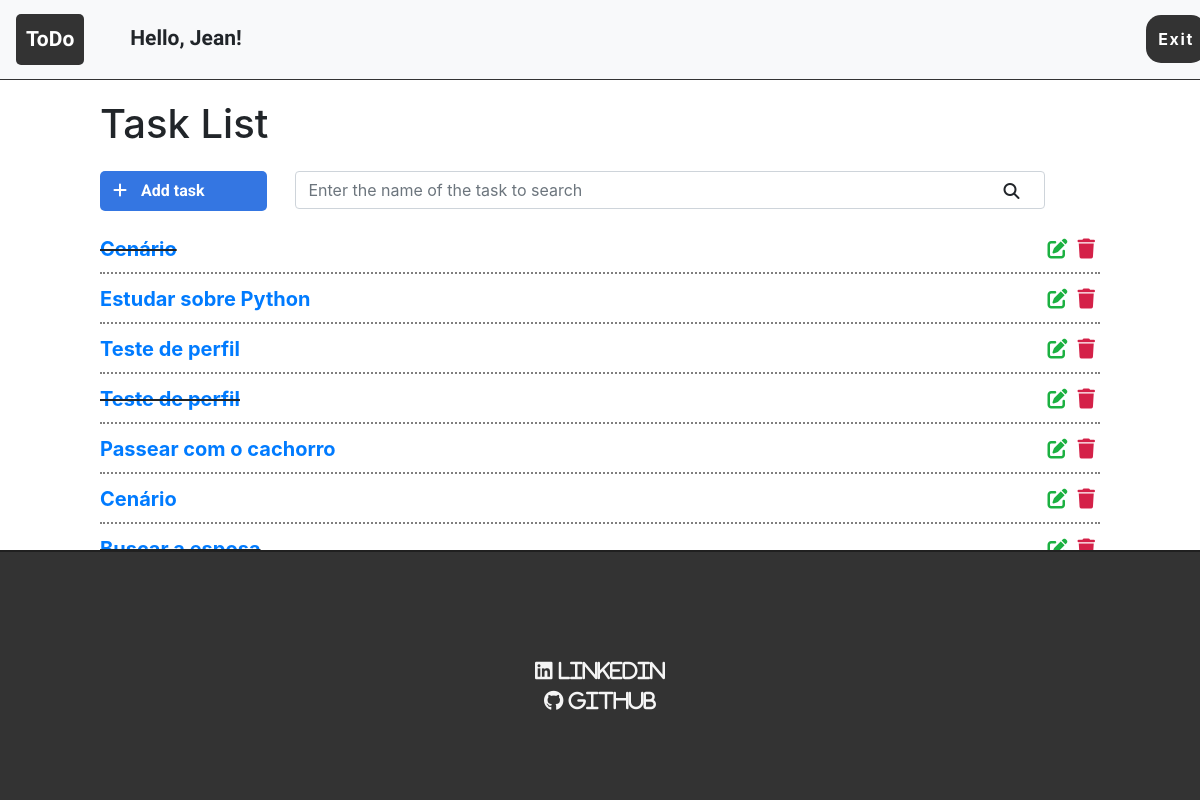
Screenshot of / (signed in) with the database file from the repository.
### base/models.py (models this page shows, shortened)
class Task(models.Model):
    user = models.ForeignKey(User, on_delete= models.CASCADE, null= True, blank= True)
    title = models.CharField(max_length= 200)
    description = models.TextField(null= True, blank= True)
    complete = models.BooleanField(default= False)
    created_at = models.DateTimeField(auto_now_add= True)
    class Meta:
        ordering = ['complete']

### base/views.py (the view)
# urls.py: path('', views.paginator, name='task-list'),
def paginator(request):
    tasks_list = Task.objects.all().order_by('-created_at').filter(user=request.user)
    paginator = Paginator(tasks_list, 8)
    page = request.GET.get('page')
    tasks = paginator.get_page(page)
    return render(request, "base/task_list.html", {'tasks' : tasks})

### base/templates/base/task_list.html (shortened to what this page needs)
{% extends 'base.html' %}
{% block content %}
<div class="offset-1 col-10 list-div">
    <h1>Task List</h1>
    <a id= "add-link" href= "{% url 'task-create' %}">
        <div class="col-2 add-div">
            <i class="fas fa-plus"></i> Add task
        </div>
    </a>
    <div class="col-9 search-div">
        <form method="GET" id="search-form">
            <input class="form-control" type="text" id="search" name="search" placeholder="Enter the name of the task to search" value="{{ search_input }}">
            <i class="fas fa-search" id="search-btn"></i>
        </form>
    </div>
    <ul class="task-list">
        {% for task in tasks %}
        <li class="task-item">
            {% if task.complete %}
            <span><s><a href="task/{{ task.id }}">{{ task.title }}</a></s></span>
            {% else %}
            <span><a href="task/{{ task.id }}">{{ task.title }}</a></span>
            {% endif %}
            <a href="deletetask/{{ task.id }}"><span><i class="fas fa-trash"></i></span></a>
            <a href="task-update/{{ task.id }}/"><span><i class="fas fa-edit"></i></span></a>
        </li>
        {% endfor %}
    </ul>
    <div class="pagination">
        <span class="step-links">
            {% if tasks.paginator.num_pages %}
            <span class="current">
            </span>
            {% endif %}
            {% if tasks.has_next %}
                <a href="?page={{ tasks.next_page_number }}"></a>
            {% endif %}
        </span>
    </div>
</div>
{% endblock %}

### base/templates/base.html (shortened to what this page needs)
{% load static %}
<!DOCTYPE html>
<html lang="pt-br">
<head>
    <link rel="stylesheet" href="https://cdn.jsdelivr.net/npm/bootstrap@4.6.0/dist/css/bootstrap.min.css">
    <link rel="stylesheet" href="{% static 'css/style.css' %}">
</head>
<body>
    <div class="container-fluid">
        <nav class="navbar navbar-expand-lg navbar-light bg-light">
        <div class="container-fluid">
            <a id="todo" class="navbar-brand" href="/">ToDo</a>
            {% if user.is_authenticated %}
            <div class="header-bar">
                <p>Hello, {{ request.user|title }}!<p>
            </div>
            {% endif %}
            <div class="collapse navbar-collapse" id="navbarSupportedContent">
                <ul class="navbar-nav me-auto mb-2 mb-lg-0">
                    {% if user.is_authenticated %}
                    <li class="nav-item">
                        <a class="nav-link" href="{% url 'logout' %}">Exit</a>
                    </li>
                    {% endif %}
                </ul>
            </div>
        </div>
        </nav>
        {% block content %}
        {% endblock %}
        <footer>
            <a href="https://www.linkedin.com/in/jo%C3%A3o-victor-paes-barreto-17803518b/">
                <div class="linkedin">
                    <i class="fab fa-linkedin"> Linkedin</i>
            </div></a>
            <a href="https://github.com/Joao-paes-oficial">
                <div class="github">
                    <i class="fab fa-github"> GitHub</i>
                </div></a>
        </footer>
    </div>
</body>
</html>

### base/static/css/style.css (style rules this page uses)
.container-fluid { padding: 0; }
.navbar { border-bottom: 1px solid #333; margin-bottom: 20px; }
.navbar-nav { margin-left: 96%; background-color: #333; border-radius: 15px; padding: 4px; }
.navbar-brand { font-weight: bold; font-family: 'Goblin One', cursive; border-radius: 5px; font-size: 21px; padding: 10px; }
#todo { color: #FFF; background-color: #333; }
.header-bar { font-family: 'Goblin One', cursive; font-weight: bold; font-size: 21px; padding-top: 15px; padding-left: 30px; }
.navbar-light .navbar-nav a.nav-link { color: #FFF; letter-spacing: 1.6px; font-weight: bold; }
#add-link { text-decoration: none; }
.add-div { background-color: #3476e2; cursor: pointer; display: inline-block; color: #FFF; padding: 8px; border-radius: 5px; margin-right: 25px; font-family: 'Roboto', sans-serif; }
.fas.fa-plus { color: #FFF; margin-right: 10px; margin-left: 5px; }
.fas.fa-search { position: absolute; top: 12px; right: 26px; cursor: pointer; }
.search-div { padding: 0; margin-top: 15px; margin-bottom: 15px; display: inline-block; }
.list-div { padding: 0; font-weight: bold; }
.task-list { padding-left: 0; }
.task-item { list-style: none; font-size: 20px; height: 50px; padding-top: 10px; border-bottom: 2px dotted rgb(128, 127, 127); }
.fas.fa-trash, .fas.fa-edit { cursor: pointer; margin: 5px; font-size: 20px; float: right; }
.fas.fa-trash { color: #d42148; }
.fas.fa-edit { color: #1cb141; }
footer { background-color: #333; height: 250px; width: 100%; border-top: 2px solid #202020; position: absolute; bottom: 0; }
.linkedin { color: #f5f5f5; text-align: center; top: 42%; position: relative; text-decoration: none; font-size: 20px; }
.github { color: #f5f5f5; text-align: center; top: 42%; position: relative; text-decoration: none; font-size: 20px; }
.pagination { margin-bottom: 20px; }
.step-links { position: relative; margin-left: auto; margin-right: auto; }
.step-links .current { margin-left: 5px; margin-right: 5px; }

### rows the page displays
Task: title "Cenário"
Task: title "Estudar sobre Python"
Task: title "Teste de perfil"
Task: title "Teste de perfil"
Task: title "Passear com o cachorro"
Task: title "Cenário"
Task: title "Buscar a esposa"

### other values shown
{{ request.user|title }} "Jean"
